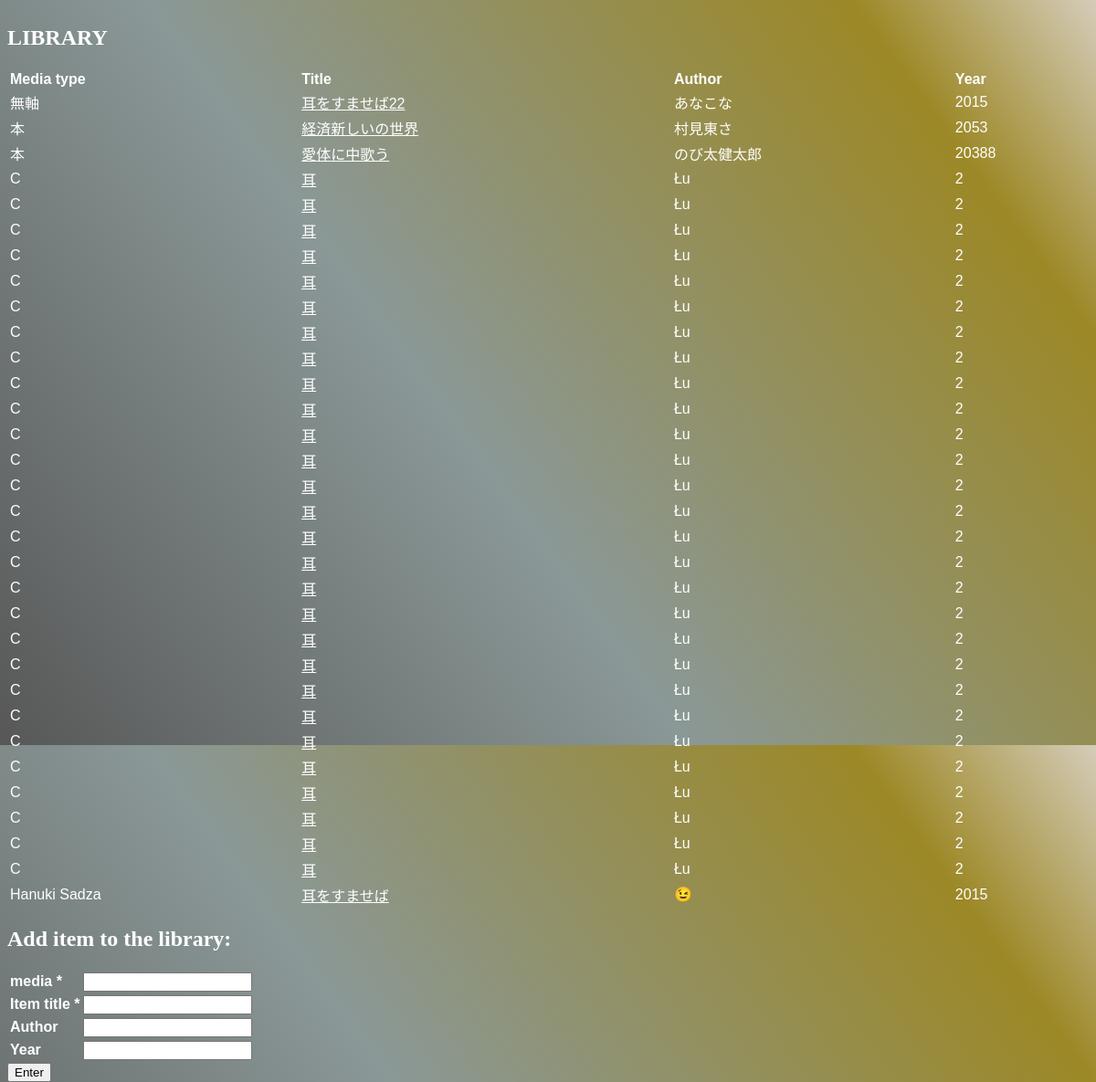
The app's page /items/ with its own data.
### tables this page shows
CREATE TABLE multi (            
                                            id integer PRIMARY KEY,
                                            media text NOT NULL,
                                            title text NOT NULL,
                                            author text,
                                            year text);

### views.py (the view)
@app.route("/items/", methods=["GET", "POST"])
def items_list():
    form = ItemForm()
    error = ""
    if request.method == "POST":
        if form.validate_on_submit():
            items.create((tuple(form.data.values())[:4]))
    return render_template("items.html", form=form, items=items.all(), error=error)  # noqa

### forms.py
class ItemForm(FlaskForm):
    media = StringField('media', validators=[DataRequired()])
    title = StringField('Item title', validators=[DataRequired()])
    author = StringField('Author')
    year = StringField('Year')

### models.py (called while the page is built)
    def all(self):
        self.cur.execute("SELECT * FROM multi")
        return self.cur.fetchall()

### templates/items.html (shortened to what this page needs)
<!DOCTYPE html>
<html lang="en">
<head>
    <link rel="stylesheet" href="{{ url_for('static', filename='style.css') }}">
</head>
<body>
    <div class="container a13">
        <div class="content a14">
            <h2>LIBRARY</h2>
            <table>
                <thead>
                    <th>Media type</th>
                    <th>Title</th>
                    <th>Author</th>
                    <th>Year</th>
                </thead>
                {% for item in items %}
                <tr>
                    <td>{{ item[1] }}</td>
                    <td><a href="/item/{{ item[0] }}">{{ item[2] }}</a></td>
                    <td>{{ item[3] }}</td>
                    <td>{{ item[4] }}</td>
                </tr>
                {% endfor %}
            </table>
            <div>
                <h2> Add item to the library: </h2>
                <form method="POST" action="/items/">
                    <table>
                        {% for field in form if field.widget.input_type != 'hidden' %}
                        <tr>
                            <th>{{ field.label }} {% if field.flags.required %}*{% endif %}</th>
                            <td>{{ field }}</td>
                        </tr>
                        {% endfor %}
                    </table>
                    <input type="submit" value="Enter">
                </form>
            </div>
        </div>
    </div>
</body>
</html>

### static/style.css (style rules this page uses)
body { background: linear-gradient(54deg, rgba(87,87,87,1) 0%, rgba(138,152,151,1) 42%, rgba(156,136,38,1) 85%, rgba(213,204,185,1) 100%); color: rgb(255, 255, 255); height: 100vh; }
.container { max-width: 1400px; margin:auto; position:relative; display:flex; justify-content: center; text-align: center; flex-direction: column; }
.content { display:flex; justify-content: center; text-align: left; flex-direction: column; }
h2 { font-family: 'Times New Roman', Times, serif }
td, th { font-family: Arial, Helvetica, sans-serif; }
td a { color: #fff; }

### records on screen
multi: media "無軸", title "耳をすませば22", author "あなこな", year "2015"
multi: media "本", title "経済新しいの世界", author "村見東さ", year "2053"
multi: media "本", title "愛体に中歌う", author "のび太健太郎", year "20388"
multi: media "C", title "耳", author "Łu", year "2"
multi: media "C", title "耳", author "Łu", year "2"
multi: media "C", title "耳", author "Łu", year "2"
multi: media "C", title "耳", author "Łu", year "2"
multi: media "C", title "耳", author "Łu", year "2"
multi: media "C", title "耳", author "Łu", year "2"
multi: media "C", title "耳", author "Łu", year "2"
multi: media "C", title "耳", author "Łu", year "2"
multi: media "C", title "耳", author "Łu", year "2"
multi: media "C", title "耳", author "Łu", year "2"
multi: media "C", title "耳", author "Łu", year "2"
multi: media "C", title "耳", author "Łu", year "2"
multi: media "C", title "耳", author "Łu", year "2"
multi: media "C", title "耳", author "Łu", year "2"
multi: media "C", title "耳", author "Łu", year "2"
multi: media "C", title "耳", author "Łu", year "2"
multi: media "C", title "耳", author "Łu", year "2"
multi: media "C", title "耳", author "Łu", year "2"
multi: media "C", title "耳", author "Łu", year "2"
multi: media "C", title "耳", author "Łu", year "2"
multi: media "C", title "耳", author "Łu", year "2"
multi: media "C", title "耳", author "Łu", year "2"
multi: media "C", title "耳", author "Łu", year "2"
multi: media "C", title "耳", author "Łu", year "2"
multi: media "C", title "耳", author "Łu", year "2"
multi: media "C", title "耳", author "Łu", year "2"
multi: media "C", title "耳", author "Łu", year "2"
multi: media "C", title "耳", author "Łu", year "2"
multi: media "Hanuki Sadza", title "耳をすませば", author "😉", year "2015"

### other values on screen
{{ field.label }} "media" "Item title" "Author" "Year"
